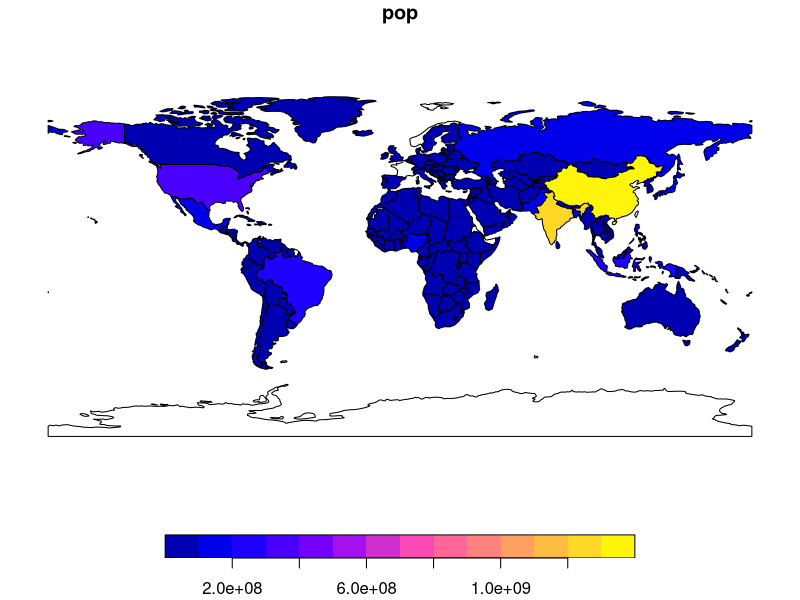

The R script that drew this image:
## ---- chunk 1
knitr::opts_chunk$set(echo = TRUE)
library(sf)
library(raster)
library(spData)
library(dplyr)
library(ggplot2)
## ---- chunk 2
world %>% 
  select(pop)%>%
  plot()

## ---- chunk 3
world %>%
  select(pop,name_long)%>%
  arrange(pop) -> posortowane
head(posortowane,1)
## ---- chunk 4
world1=subset(world,continent == 'Asia')
nrow(world1)

## ---- chunk 5

## ---- chunk 6
